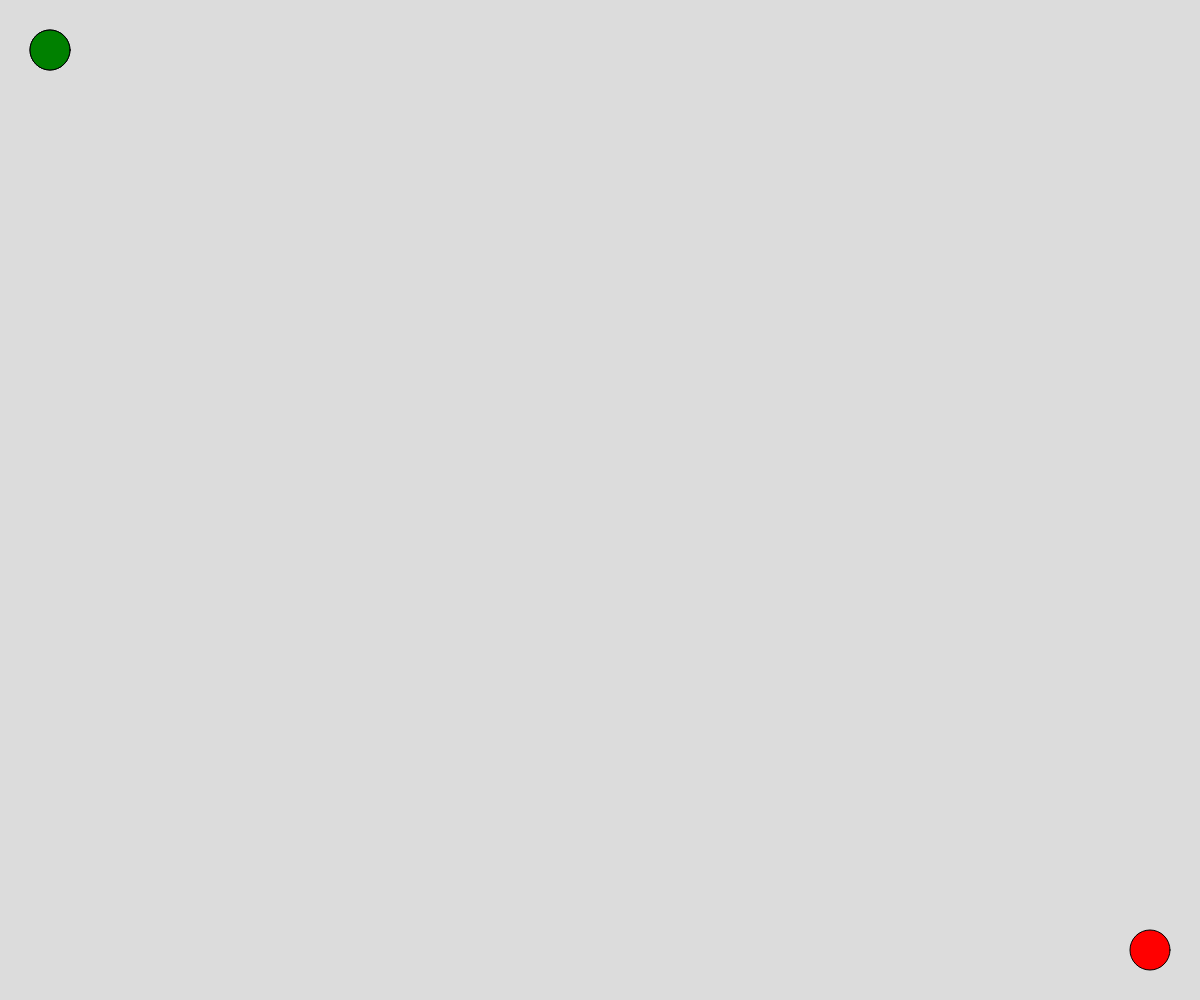
Frame 1 (no input)
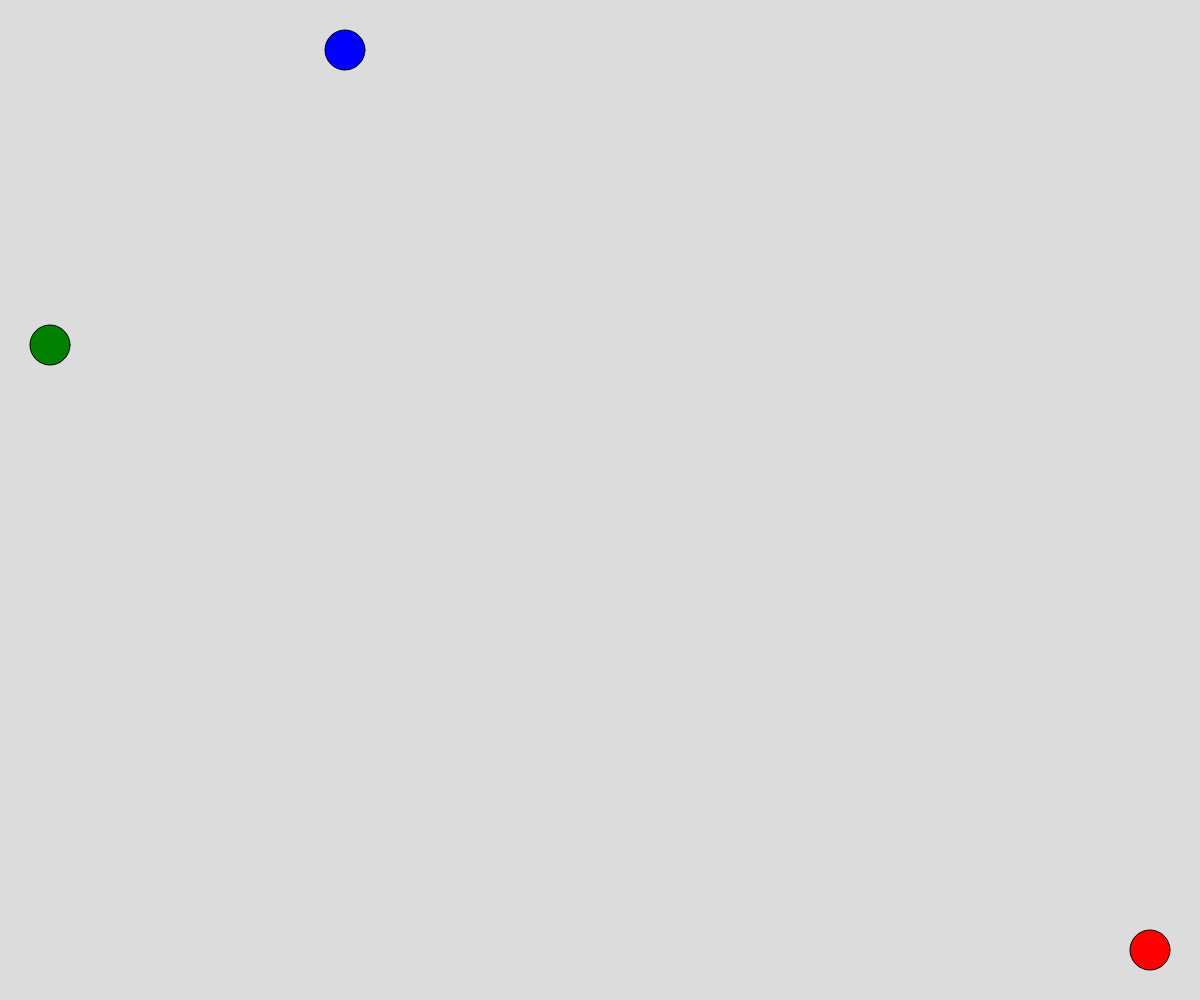
Frame 60 (no input)
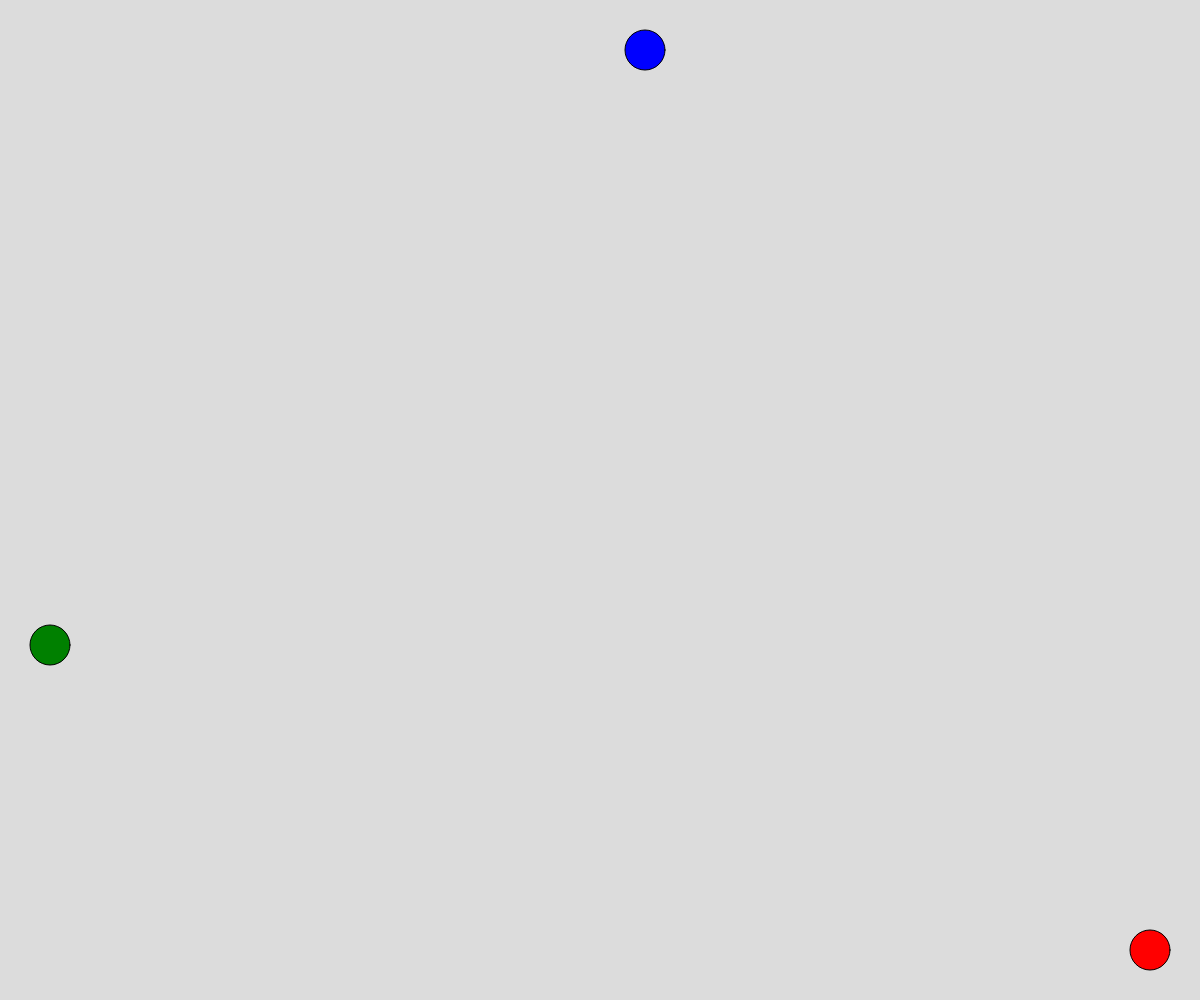
Frame 120 (the mouse pressed at the canvas centre since frame 60)

The p5.js sketch that drew these frames (run headless with seeded random() and noise() and a simulated clock; from frame 60 on, the mouse is pressed at the canvas centre):

// p5.js sketch
// ── sketch.js
let x1 = 50,
  y1 = 50,
  d1 = 40,
  a1 = 5,
  b1 = 0,
  farve1 = "blue";

let x2 = 50,
  y2 = 50,
  d2 = 40,
  a2 = 0,
  b2 = 5,
  farve2 = "green";

let mål_x,
  mål_y,
  mål_d,
  mål_farve = "red";

function setup() {
  createCanvas(windowWidth, windowHeight);
  mål_x = windowWidth - 50;
  mål_y = windowHeight - 50;
  mål_d = 40;
}

function draw() {
  background(220);
  fill(farve1);
  circle(x1, y1, d1);

  fill(farve2);
  circle(x2, y2, d2);

  fill(mål_farve);
  circle(mål_x, mål_y, mål_d);

  x1 = x1 + a1;
  y1 = y1 + b1;

  x2 = x2 + a2;
  y2 = y2 + b2;

  let resultat = beregnAfstand(x1, y1);

  if (resultat < d1 / 2 + mål_d / 2) {
    vinderFundet("Spiller 1", farve1);
  }

  resultat = beregnAfstand(x2, y2);

  if (resultat < d2 / 2 + mål_d / 2) {
    vinderFundet("Spiller 2", farve2);
  }
}

function beregnAfstand(x, y) {
  return sqrt(pow(x - mål_x, 2) + pow(y - mål_y, 2));
}

function vinderFundet(spiller, farve) {
  textSize(30);
  textAlign(CENTER, CENTER);
  fill(farve);
  text(spiller + " har vundet!", windowWidth / 2, windowHeight / 2);
  noLoop();
}

function keyPressed() {
  if (keyCode === DOWN_ARROW) {
    a1 = 0;
    b1 = 5;
  } else if (keyCode === UP_ARROW) {
    a1 = 0;
    b1 = -5;
  } else if (keyCode === LEFT_ARROW) {
    a1 = -5;
    b1 = 0;
  } else if (keyCode === RIGHT_ARROW) {
    a1 = 5;
    b1 = 0;
  }

  if (keyCode === 83) {
    // s
    a2 = 0;
    b2 = 5;
  }
  if (keyCode === 87) {
    a2 = 0;
    b2 = -5;
  }
  if (keyCode === 65) {
    //
    a2 = -5;
    b2 = 0;
  }
  if (keyCode === 68) {
    // d
    a2 = 5;
    b2 = 0;
  }

  if (keyCode === 32) {
    a1 = 0;
    b1 = 0;
    a2 = 0;
    b2 = 0;
  }
}
